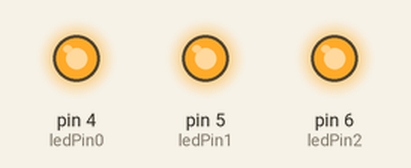
This sketch was run on a simulated Arduino Uno, built with avr-gcc and run on an emulated ATmega328P. Shown: output pins drawn as LEDs (lit = HIGH).

Above: at 0.5 s.
At 3.5 s:
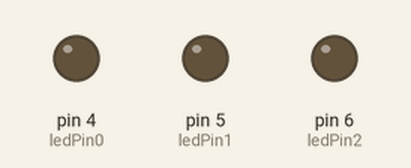
Timing chart, 0 to 4.6 s (numbered marks = the images above):
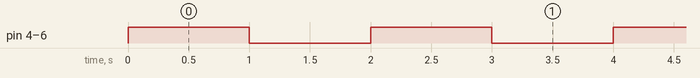

Measured:
- by itself, pin 4 (ledPin0), pin 5 (ledPin1), pin 6 (ledPin2): alternates HIGH for 1.0 s and LOW for 1.0 s

The sketch:

leds.ino
```cpp
const int ledPin0 = 4; // Acá se configuran los pines de los leds.
const int ledPin1 = 5;
const int ledPin2 = 6;
void setup() {
pinMode(ledPin0, OUTPUT);// Se define que se van a usar para enviar señales (controlar leds)
pinMode(ledPin1, OUTPUT);
pinMode(ledPin2, OUTPUT); }
void loop() {
digitalWrite(ledPin0, 1); // Se prenden los tres pines (están en 1)
digitalWrite(ledPin1, 1);
digitalWrite(ledPin2, 1);
delay(1000);
digitalWrite(ledPin0, 0); // Se apagan los tres pines (están en 0)
digitalWrite(ledPin1, 0);
digitalWrite(ledPin2, 0);
delay(1000); }
```
